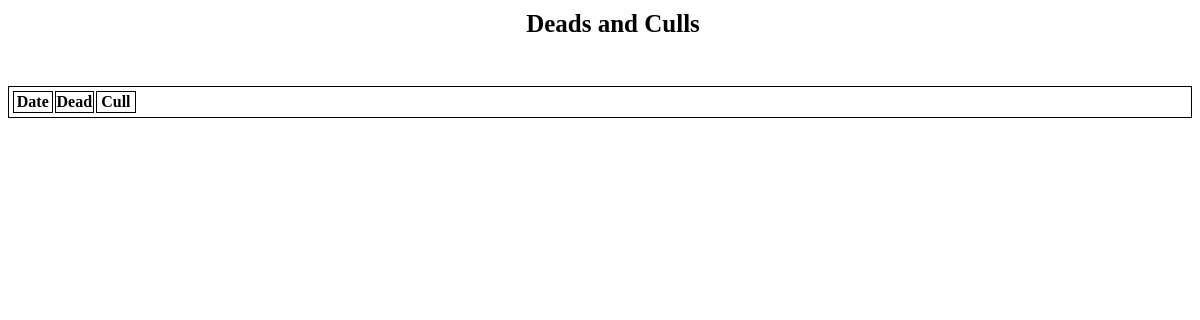
The app's page /pigs/pen2/deadculls/ (signed in), older data.
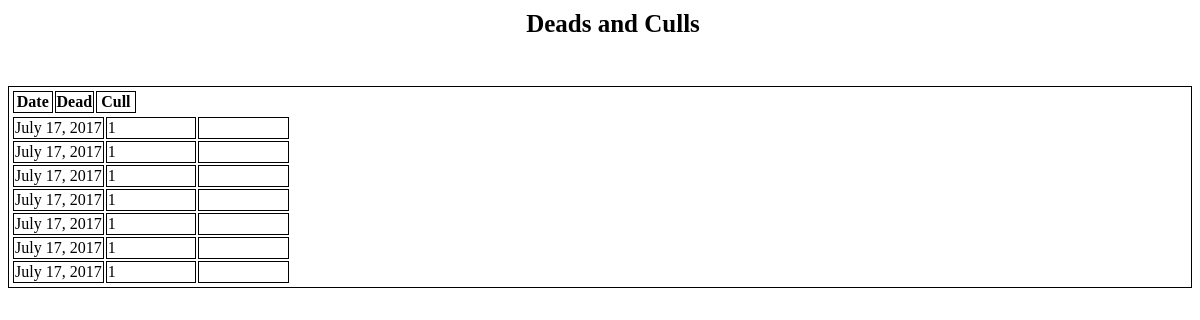
The same page, newer data.
### pigs/models.py (models this page shows)
class deadculled(models.Model):
    pigpen = models.ForeignKey(Pigpen, on_delete=models.CASCADE)
    dead = models.PositiveIntegerField(null = True,blank = True)
    culled = models.PositiveIntegerField(null=True, blank= True)
    date = models.DateTimeField(auto_now_add = True)

### pigs/views.py (the view)
# urls.py: url(r'^pen(?P<pk>[0-9]+)/deadculls/$', views.deadcull.as_view(), name = 'deadculls'),
class deadcull(LoginRequiredMixin, generic.DetailView):
    model = Pigpen
    template_name = 'pigs/deadcull.html'

### pigs/models.py (called while the page is built)
    def __str__(self):
        return self.pen

### pigs/templates/pigs/deadcull.html (shortened to what this page needs)
﻿<!DOCTYPE html>
{%load static%}
<link rel="stylesheet" type="text/css" href="{%static 'pigs/Generalstyles.css' %}" />
<html lang="en" xmlns="http://www.w3.org/1999/xhtml">
<head>
</head>
<body>
      <div class="headerhide"></div>
      <div class="headerwitharrow">
        <h1>Deads and Culls</h1>
    </div>
    <table class="col-s-12 col-m-12 col-12 sortable border tablescroll stickyhead">
        <thead>
        <tr>
            <th class="col-4 col-m-4 col-s-4">Date</th>
            <th class="col-4 col-m-4 col-s-4">Dead</th>
            <th class="col-4 col-m-4 col-s-4">Cull</th>
        </tr>
        </thead>
            {% for pig in pigpen.deadculled_set.all %}
            <tr>
                <td class="col-4 col-m-4 col-s-4">{{pig.date|date}}</td>
                <td class="col-4 col-m-4 col-s-4">{{pig.dead|default_if_none:""}}</td>
                <td class="col-4 col-m-4 col-s-4">{{pig.culled|default_if_none:""}}</td>
            </tr>
            {%endfor%}
    </table>
</body>
</html>

Row changes from the older to the newer data that the page shows:
added deadculled: date "July 17, 2017", dead "1"
added deadculled: date "July 17, 2017", dead "1"
added deadculled: date "July 17, 2017", dead "1"
added deadculled: date "July 17, 2017", dead "1"
added deadculled: date "July 17, 2017", dead "1"
added deadculled: date "July 17, 2017", dead "1"
added deadculled: date "July 17, 2017", dead "1"
